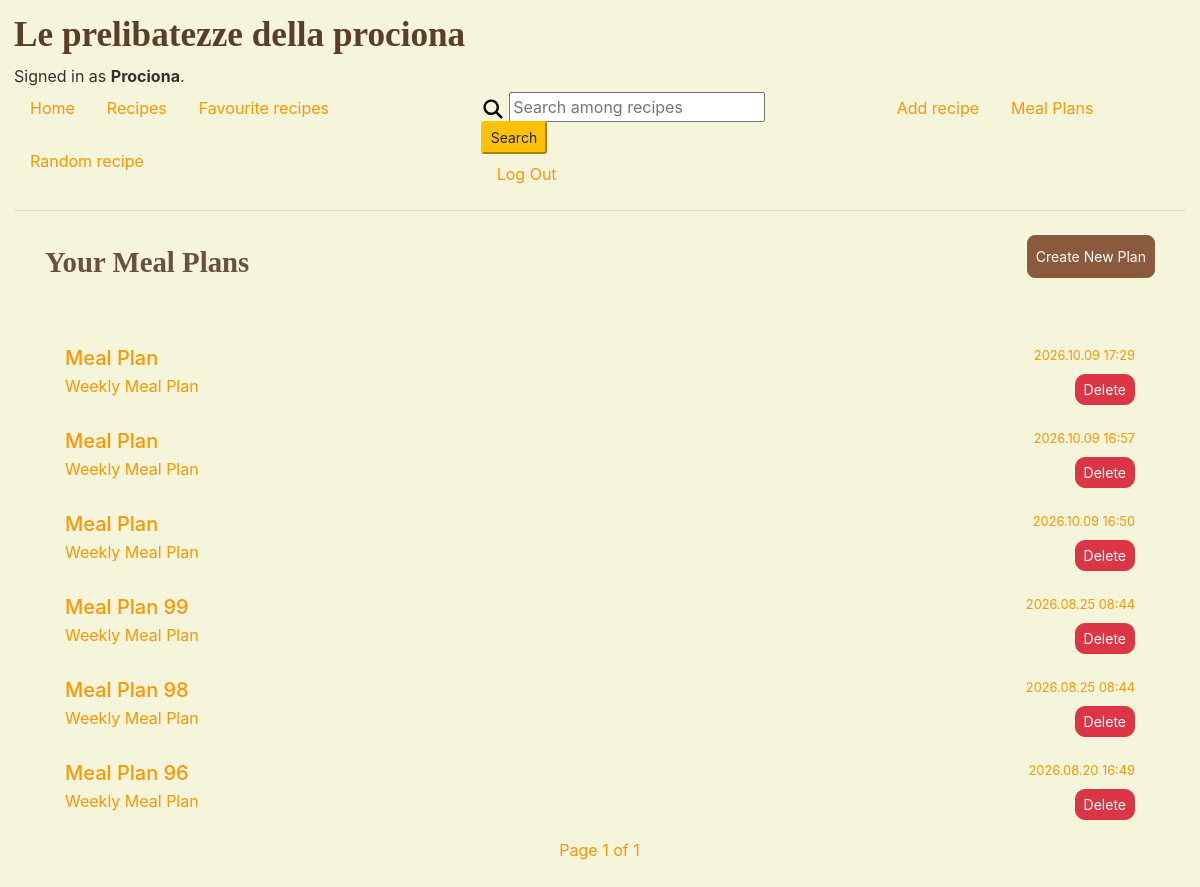
The app's page /mealplan/your_mealplans (signed in), older data.
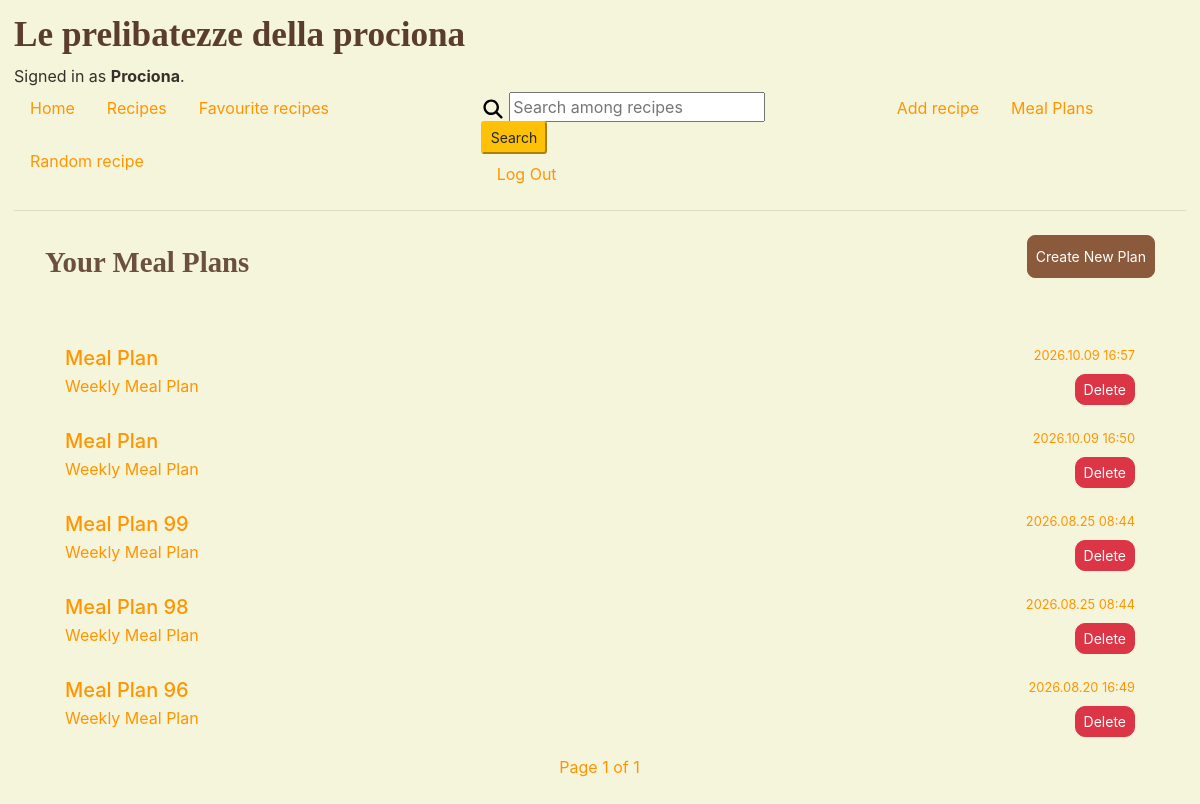
The same page, newer data.
### mealplan/models.py (models this page shows, shortened)
class MealPlan(models.Model):
    user = models.ForeignKey(settings.AUTH_USER_MODEL, on_delete=models.CASCADE,
                             null=True, # Allow null for anonymous users
                             blank=True, related_name="meal_plans")
    session_key = models.CharField(max_length=40, null=True, blank=True)
    created_at = models.DateTimeField(auto_now_add=True)
    recipes = models.ManyToManyField(Recipe, blank=True, related_name="meal_plans")
    is_locked = models.BooleanField(default=False)
    name = models.CharField(max_length=50, default="Meal Plan")

### mealplan/views.py (the view)
# urls.py: path('your_mealplans', views.user_mealplans, name='user_mealplans'),
@login_required
def user_mealplans(request):
    meal_plans = MealPlan.objects.filter(user=request.user).order_by('-created_at')
    paginator = Paginator(meal_plans, 10)
    page_number = request.GET.get('page')
    meals_in_page = paginator.get_page(page_number)
    return render(request, 'mealplan/user_mealplans.html', {
        'username': request.user,
        'meals_in_page': meals_in_page
        })

### mealplan/templates/mealplan/user_mealplans.html (shortened to what this page needs)
{% extends "recipebook/layout.html" %}
{% load static %}
{% block body %}
<div class="container mt-4">
    <div class="d-flex justify-content-between">
        <div class="title-website">
            <h2>Your Meal Plans</h2>
        </div>
        <div class="top-0 right-0">
            <a href="{% url 'generate_mealplan' %}" class="btn btn-warning btn-sm">Create New Plan</a>
        </div>
    </div>
    <br>
    <div class="list-group">
        {% for meal_plan in meals_in_page %}
        <a href="{% url 'mealplan_result' meal_plan.id %}" class="list-group-item list-group-item-action">
            <div class="d-flex w-100 justify-content-between">
                <h5 class="mb-1">{{ meal_plan.name }}</h5>
                <small>{{ meal_plan.created_at|date:"Y.m.d H:i" }}</small>
            </div>
            <div class="d-flex w-100 justify-content-between">
                <p class="mb-1">
                    {% if meal_plan.meal_plan_recipes.count == 2 %}
                    Daily Meal Plan
                    {% else %}
                    Weekly Meal Plan
                    {% endif %}
                </p>
                <form method="post" action="{% url 'delete_mealplan' meal_plan.id %}" class="d-inline">
                    <button type="submit" class="btn btn-danger btn-sm">Delete</button>
                </form>
            </div>
        </a>
        {% empty %}
        <div class="alert alert-warning">You have no saved meal plans yet.</div>
        {% endfor %}
    </div>
    <nav aria-label="Page navigation">
        <ul class="pagination d-flex justify-content-center">
            <li class="page-item">
                Page {{ meals_in_page.number }} of {{ meals_in_page.paginator.num_pages }}
            </li>
        </ul>
    </nav>
</div>
{% endblock %}

Row changes from the older to the newer data that the page shows:
removed MealPlan: name "Meal Plan", created_at "2026.10.09 17:29", shows "Weekly Meal Plan"
